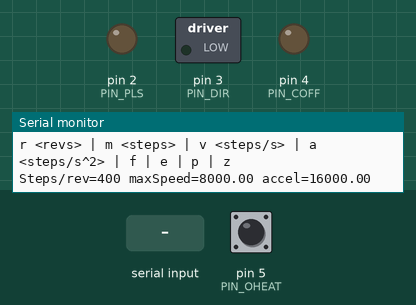
This sketch was run on a simulated Arduino Uno, built with avr-gcc and run on an emulated ATmega328P. Shown: switched loads named in the sketch (green lamp = pin HIGH), output pins drawn as LEDs (lit = HIGH), the last lines printed to the serial monitor. The inputs (shaded band) are chosen by the test bench; at power-on: pin 5 (PIN_OHEAT) HIGH.

Above: at 1.3 s.
1.4 s: "r90\n" received over Serial
At 2.8 s:
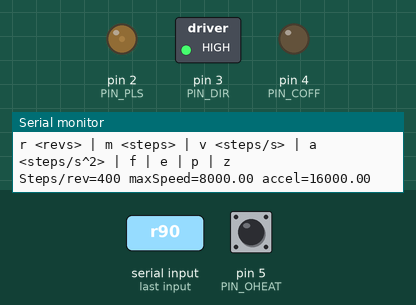
3.3 s: "f90\n" received over Serial
6.3 s: pin 5 (PIN_OHEAT) pulled LOW for 0.15 s
7.9 s: "e\n" received over Serial
At 9.0 s:
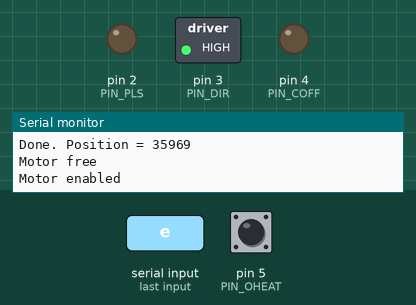
9.5 s: "f,45\n" received over Serial
At 10.2 s:
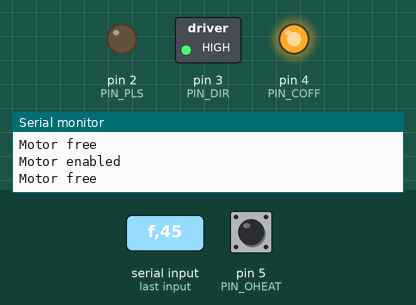
Timing chart, 0 to 12.0 s (numbered marks = the images above; inputs shaded):
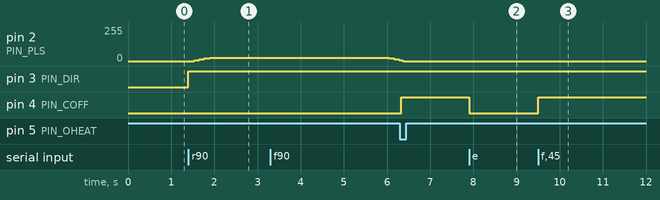

The sketch:

ai_default_slop.ino
```cpp
/*
  Arduino UNO R3  ->  Oriental Motor UDK2120A driver  ->  PK266MA motor

  WIRING (direct, no transistors):
    D2  -> CW/PLS +     GND -> CW/PLS -
    D3  -> CCW/DIR +    GND -> CCW/DIR -
    D4  -> C.OFF +      GND -> C.OFF -     (optional)
    D5  -> O.HEAT +     GND -> COM         (optional)

  DRIVER SWITCHES:  ON | ON | F (400/rev) or H (800/rev) | 1P | N.O.

  SERIAL MONITOR: 115200 baud, Newline
    r 1      one revolution CW      r -0.5   half rev CCW
    m 400    move 400 steps         v 1500   max speed (steps/s)
    a 3000   accel (steps/s^2)      f / e    free / enable shaft
    p        print position         z        zero position
*/

const uint8_t PIN_PLS   = 2;
const uint8_t PIN_DIR   = 3;
const uint8_t PIN_COFF  = 4;
const uint8_t PIN_OHEAT = 5;

const long  STEPS_PER_REV = 400;    // 400 if switch on F, 800 if on H
float maxSpeed = 8000.0;            // steps/s
float accel    = 16000.0;            // steps/s^2
const float START_SPEED = 200.0;    // steps/s
const float SPEED_LIMIT = 14000.0;   // R3 practical ceiling

const unsigned int PULSE_ON_US  = 10;  // manual: >= 5 us
const unsigned int DIR_SETUP_US = 50;  // manual: >= 20 us

long position = 0;
bool dirCW    = false;
bool enabled  = true;

void pulse() {
  digitalWrite(PIN_PLS, HIGH);      // optocoupler ON
  delayMicroseconds(PULSE_ON_US);
  digitalWrite(PIN_PLS, LOW);       // ON->OFF = one step; idle OFF
}

void setDirection(bool cw) {
  if (cw == dirCW) return;
  digitalWrite(PIN_DIR, cw ? HIGH : LOW);
  dirCW = cw;
  delayMicroseconds(DIR_SETUP_US);
}

void enableMotor(bool on) {
  digitalWrite(PIN_COFF, on ? LOW : HIGH);
  enabled = on;
  if (on) delay(100);               // manual: wait ~100 ms before pulsing
  Serial.println(on ? F("Motor enabled") : F("Motor free"));
}

bool overheated() {
  return digitalRead(PIN_OHEAT) == LOW;   // N.O.: pulled LOW on overheat
}

bool moveSteps(long steps) {
  if (steps == 0) return true;
  if (!enabled)     { Serial.println(F("Motor free - send e first")); return false; }
  if (overheated()) { Serial.println(F("OVERHEAT - not moving"));     return false; }

  setDirection(steps > 0);
  long n = labs(steps);

  float vmax = constrain(maxSpeed, START_SPEED, SPEED_LIMIT);
  long ramp = (long)((vmax * vmax - START_SPEED * START_SPEED) / (2.0 * accel));
  if (ramp > n / 2) ramp = n / 2;

  unsigned long t = micros();
  long done = 0;
  for (long i = 0; i < n; i++) {
    long fromEnd = (i < n - 1 - i) ? i : (n - 1 - i);
    float v = (fromEnd < ramp)
                ? sqrt(START_SPEED * START_SPEED + 2.0 * accel * fromEnd)
                : vmax;
    if (v > vmax) v = vmax;

    pulse();
    done++;

    t += (unsigned long)(1000000.0 / v);
    while ((long)(micros() - t) < 0) { }

    if ((i & 0x3F) == 0 && overheated()) {
      Serial.println(F("OVERHEAT - aborted"));
      break;
    }
  }

  position += (steps > 0) ? done : -done;
  Serial.print(F("Done. Position = "));
  Serial.println(position);
  return done == n;
}

void printHelp() {
  Serial.println(F("r <revs> | m <steps> | v <steps/s> | a <steps/s^2> | f | e | p | z"));
  Serial.print(F("Steps/rev=")); Serial.print(STEPS_PER_REV);
  Serial.print(F(" maxSpeed="));  Serial.print(maxSpeed);
  Serial.print(F(" accel="));     Serial.println(accel);
}

void setup() {
  digitalWrite(PIN_PLS, LOW);  pinMode(PIN_PLS, OUTPUT);
  digitalWrite(PIN_DIR, LOW);  pinMode(PIN_DIR, OUTPUT);
  digitalWrite(PIN_COFF, LOW); pinMode(PIN_COFF, OUTPUT);
  pinMode(PIN_OHEAT, INPUT_PULLUP);

  Serial.begin(115200);
  Serial.setTimeout(100);
  delay(100);
  Serial.println(F("UDK2120A / PK266MA ready"));
  printHelp();
}

void loop() {
  if (!Serial.available()) return;

  String line = Serial.readStringUntil('\n');
  line.trim();
  if (line.length() == 0) return;

  char  cmd = tolower(line.charAt(0));
  float val = line.substring(1).toFloat();

  switch (cmd) {
    case 'r': moveSteps((long)round(val * STEPS_PER_REV)); break;
    case 'm': moveSteps((long)val); break;
    case 'v': maxSpeed = constrain(val, START_SPEED, SPEED_LIMIT);
              Serial.print(F("maxSpeed=")); Serial.println(maxSpeed); break;
    case 'a': accel = (val < 1) ? 1 : val;
              Serial.print(F("accel=")); Serial.println(accel); break;
    case 'f': enableMotor(false); break;
    case 'e': enableMotor(true);  break;
    case 'p': Serial.print(F("Position=")); Serial.println(position); break;
    case 'z': position = 0; Serial.println(F("Zeroed")); break;
    default:  printHelp(); break;
  }
}
```

main.cpp
```cpp
#include <Arduino.h>
#include <Stepper.h>

const int stepsPerRevolution = 1024;

// Stepper One (Base --> Boom 1)
// in1, in2, in3, in4 --> a, b, c, d
int di_a = 8;
int di_b = 9;
int di_c = 10;
int di_d = 11;

Stepper stepperOne(stepsPerRevolution, di_a, di_b, di_c, di_d);

// Stepper Two (Boom 1 --> Boom 2)
// in1, in2, in3, in4 --> e, f, g, h
int di_e = 8;
int di_f = 9;
int di_g = 10;
int di_h = 11;

Stepper stepperTwo(stepsPerRevolution, di_e, di_f, di_g, di_h);

void setup() {
  stepperOne.setSpeed(10);
  stepperTwo.setSpeed(10);
  Serial.begin(9600);
}

void loop() {
  stepperOne.step(stepsPerRevolution);
  stepperTwo.step(stepsPerRevolution);
  delay(1000); // delay to not blow it up
}
```

Measured:
- after the input at 1.4 s, pin 2 (PIN_PLS): 0/255 → 6/255 after 0.13 s, → 13/255 0.12 s later, → 19/255 0.12 s later, → 26/255 0.12 s later; pin 3 (PIN_DIR): LOW → HIGH at once
- after the input at 7.9 s, pin 4 (PIN_COFF): HIGH → LOW at once
- after the input at 9.5 s, pin 4 (PIN_COFF): LOW → HIGH at once
